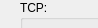
            <widget class="QWidget" name="page_3">
             <property name="geometry">
              <rect>
               <x>0</x>
               <y>0</y>
               <width>98</width>
               <height>28</height>
              </rect>
             </property>
             <attribute name="label">
              <string>PORT</string>
             </attribute>
             <widget class="QGroupBox" name="groupBox_18">
              <property name="geometry">
               <rect>
                <x>20</x>
                <y>130</y>
                <width>241</width>
                <height>131</height>
               </rect>
              </property>
              <property name="title">
               <string>Multiport:</string>
              </property>
              <widget class="QCheckBox" name="e_multi_port">
               <property name="geometry">
                <rect>
                 <x>210</x>
                 <y>10</y>
                 <width>16</width>
                 <height>16</height>
                </rect>
               </property>
               <property name="whatsThis">
                <string>Enable</string>
               </property>
               <property name="text">
                <string/>
               </property>
              </widget>
              <widget class="QWidget" name="layoutWidget">
               <property name="geometry">
                <rect>
                 <x>11</x>
                 <y>42</y>
                 <width>221</width>
                 <height>82</height>
                </rect>
               </property>
               <layout class="QGridLayout" name="gridLayout_13">
                <item row="0" column="1">
                 <widget class="QLabel" name="label_67">
                  <property name="text">
                   <string>Protocol</string>
                  </property>
                 </widget>
                </item>
                <item row="0" column="2">
                 <widget class="QCheckBox" name="protocol_not">
                  <property name="whatsThis">
                   <string>Deny</string>
                  </property>
                  <property name="text">
                   <string/>
                  </property>
                 </widget>
                </item>
                <item row="0" column="3">
                 <widget class="QComboBox" name="protocol_combobox">
                  <item>
                   <property name="text">
                    <string/>
                   </property>
                  </item>
                  <item>
                   <property name="text">
                    <string>tcp</string>
                   </property>
                  </item>
                  <item>
                   <property name="text">
                    <string>udp</string>
                   </property>
                  </item>
                  <item>
                   <property name="text">
                    <string>dccp</string>
                   </property>
                  </item>
                  <item>
                   <property name="text">
                    <string>sccp</string>
                   </property>
                  </item>
                 </widget>
                </item>
                <item row="1" column="0">
                 <widget class="QCheckBox" name="e_src_port_multi">
                  <property name="whatsThis">
                   <string>Enable</string>
                  </property>
                  <property name="text">
                   <string/>
                  </property>
                 </widget>
                </item>
                <item row="1" column="1">
                 <widget class="QLabel" name="label_68">
                  <property name="text">
                   <string>Src. port</string>
                  </property>
                 </widget>
                </item>
                <item row="1" column="2">
                 <widget class="QCheckBox" name="src_port_multi_not">
                  <property name="whatsThis">
                   <string>Deny</string>
                  </property>
                  <property name="text">
                   <string/>
                  </property>
                 </widget>
                </item>
                <item row="1" column="3">
                 <widget class="QLineEdit" name="src_port_multi_line_edit">
                  <property name="whatsThis">
                   <string>port[,port | ,port:port]...</string>
                  </property>
                 </widget>
                </item>
                <item row="2" column="0">
                 <widget class="QCheckBox" name="e_dst_port_multi">
                  <property name="whatsThis">
                   <string>Enable</string>
                  </property>
                  <property name="text">
                   <string/>
                  </property>
                 </widget>
                </item>
                <item row="2" column="1">
                 <widget class="QLabel" name="label_69">
                  <property name="text">
                   <string>dst. port</string>
                  </property>
                 </widget>
                </item>
                <item row="2" column="2">
                 <widget class="QCheckBox" name="dst_port_multi_not">
                  <property name="whatsThis">
                   <string>Deny</string>
                  </property>
                  <property name="text">
                   <string/>
                  </property>
                 </widget>
                </item>
                <item row="2" column="3">
                 <widget class="QLineEdit" name="dst_port_multi_line_edit">
                  <property name="whatsThis">
                   <string>port[,port | ,port:port]...</string>
                  </property>
                 </widget>
                </item>
               </layout>
              </widget>
             </widget>
             <widget class="QGroupBox" name="groupBox_20">
              <property name="geometry">
               <rect>
                <x>270</x>
                <y>130</y>
                <width>231</width>
                <height>131</height>
               </rect>
              </property>
              <property name="title">
               <string>ICMP:</string>
              </property>
              <widget class="QCheckBox" name="e_icmp_type">
               <property name="geometry">
                <rect>
                 <x>200</x>
                 <y>10</y>
                 <width>16</width>
                 <height>16</height>
                </rect>
               </property>
               <property name="whatsThis">
                <string>Enable</string>
               </property>
               <property name="text">
                <string/>
               </property>
              </widget>
              <widget class="QWidget" name="layoutWidget">
               <property name="geometry">
                <rect>
                 <x>11</x>
                 <y>40</y>
                 <width>211</width>
                 <height>24</height>
                </rect>
               </property>
               <layout class="QGridLayout" name="gridLayout_5">
                <item row="0" column="0">
                 <widget class="QLabel" name="label_66">
                  <property name="text">
                   <string>ICMP type</string>
                  </property>
                 </widget>
                </item>
                <item row="0" column="1">
                 <widget class="QCheckBox" name="icmp_type_not">
                  <property name="whatsThis">
                   <string>Deny</string>
                  </property>
                  <property name="text">
                   <string/>
                  </property>
                 </widget>
                </item>
                <item row="0" column="2">
                 <widget class="QLineEdit" name="icmp_type_line_edit">
                  <property name="whatsThis">
                   <string>{type[/code] | typename}</string>
                  </property>
                 </widget>
                </item>
               </layout>
              </widget>
             </widget>
             <widget class="QGroupBox" name="groupBox_21">
              <property name="geometry">
               <rect>
                <x>20</x>
                <y>0</y>
                <width>241</width>
                <height>131</height>
               </rect>
              </property>
              <property name="title">
               <string>TCP:</string>
              </property>
              <widget class="QCheckBox" name="e_tcp_Match">
               <property name="geometry">
                <rect>
                 <x>210</x>
                 <y>10</y>
                 <width>21</width>
                 <height>16</height>
                </rect>
               </property>
               <property name="whatsThis">
                <string>Enable</string>
               </property>
               <property name="text">
                <string/>
               </property>
              </widget>
              <widget class="QWidget" name="layoutWidget">
               <property name="geometry">
                <rect>
                 <x>10</x>
                 <y>42</y>
                 <width>221</width>
                 <height>82</height>
                </rect>
               </property>
               <layout class="QGridLayout" name="gridLayout_4">
                <item row="0" column="0">
                 <widget class="QCheckBox" name="e_src_port_tcp">
                  <property name="whatsThis">
                   <string>Enable</string>
                  </property>
                  <property name="text">
                   <string/>
                  </property>
                 </widget>
                </item>
                <item row="0" column="1">
                 <widget class="QLabel" name="label_58">
                  <property name="text">
                   <string>Src. port</string>
                  </property>
                 </widget>
                </item>
                <item row="0" column="2">
                 <widget class="QCheckBox" name="src_port_tcp_not">
                  <property name="whatsThis">
                   <string>Deny</string>
                  </property>
                  <property name="text">
                   <string/>
                  </property>
                 </widget>
                </item>
                <item row="0" column="3">
                 <widget class="QLineEdit" name="src_port_tcp_line_edit">
                  <property name="whatsThis">
                   <string>port[:port]</string>
                  </property>
                 </widget>
                </item>
                <item row="1" column="0">
                 <widget class="QCheckBox" name="e_dst_port_tcp">
                  <property name="statusTip">
                   <string/>
                  </property>
                  <property name="whatsThis">
                   <string>Enable</string>
                  </property>
                  <property name="text">
                   <string/>
                  </property>
                 </widget>
                </item>
                <item row="1" column="1">
                 <widget class="QLabel" name="label_59">
                  <property name="text">
                   <string>dst. port</string>
                  </property>
                 </widget>
                </item>
                <item row="1" column="2">
                 <widget class="QCheckBox" name="dst_port_tcp_not">
                  <property name="whatsThis">
                   <string>Deny</string>
                  </property>
                  <property name="text">
                   <string/>
                  </property>
                 </widget>
                </item>
                <item row="1" column="3">
                 <widget class="QLineEdit" name="dst_port_tcp_line_edit">
                  <property name="whatsThis">
                   <string>port[:port]</string>
                  </property>
                 </widget>
                </item>
                <item row="2" column="0">
                 <widget class="QCheckBox" name="e_tcp_flags">
                  <property name="whatsThis">
                   <string>Enable</string>
                  </property>
                  <property name="text">
                   <string/>
                  </property>
                 </widget>
                </item>
                <item row="2" column="1">
                 <widget class="QLabel" name="label_60">
                  <property name="text">
                   <string>TCP flags</string>
                  </property>
                 </widget>
                </item>
                <item row="2" column="2">
                 <widget class="QCheckBox" name="tcp_flags_not">
                  <property name="whatsThis">
                   <string>Deny</string>
                  </property>
                  <property name="text">
                   <string/>
                  </property>
                 </widget>
                </item>
                <item row="2" column="3">
                 <widget class="QLineEdit" name="tcp_flags_line_edit">
                  <property name="whatsThis">
                   <string>mask comp</string>
                  </property>
                 </widget>
                </item>
               </layout>
              </widget>
             </widget>
             <widget class="QGroupBox" name="groupBox_22">
              <property name="geometry">
               <rect>
                <x>270</x>
                <y>0</y>
                <width>231</width>
                <height>131</height>
               </rect>
              </property>
              <property name="title">
               <string>UDP:</string>
              </property>
              <widget class="QCheckBox" name="e_udp_Match">
               <property name="geometry">
                <rect>
                 <x>200</x>
                 <y>10</y>
                 <width>16</width>
                 <height>16</height>
                </rect>
               </property>
               <property name="whatsThis">
                <string>Enable</string>
               </property>
               <property name="text">
                <string/>
               </property>
              </widget>
              <widget class="QWidget" name="layoutWidget">
               <property name="geometry">
                <rect>
                 <x>10</x>
                 <y>41</y>
                 <width>211</width>
                 <height>53</height>
                </rect>
               </property>
               <layout class="QGridLayout" name="gridLayout_3">
                <item row="0" column="0">
                 <widget class="QCheckBox" name="e_src_port_udp">
                  <property name="whatsThis">
                   <string>Enable</string>
                  </property>
                  <property name="text">
                   <string/>
                  </property>
                 </widget>
                </item>
                <item row="0" column="1">
                 <widget class="QLabel" name="label_63">
                  <property name="text">
                   <string>Src. port</string>
                  </property>
                 </widget>
                </item>
                <item row="0" column="2">
                 <widget class="QCheckBox" name="src_port_udp_not">
                  <property name="whatsThis">
                   <string>Deny</string>
                  </property>
                  <property name="text">
                   <string/>
                  </property>
                 </widget>
                </item>
                <item row="0" column="3">
                 <widget class="QLineEdit" name="src_port_udp_line_edit">
                  <property name="whatsThis">
                   <string>port[:port]</string>
                  </property>
                 </widget>
                </item>
                <item row="1" column="0">
                 <widget class="QCheckBox" name="e_dst_port_udp">
                  <property name="whatsThis">
                   <string>Enable</string>
                  </property>
                  <property name="text">
                   <string/>
                  </property>
                 </widget>
                </item>
                <item row="1" column="1">
                 <widget class="QLabel" name="label_64">
                  <property name="text">
                   <string>dst. port</string>
                  </property>
                 </widget>
                </item>
                <item row="1" column="2">
                 <widget class="QCheckBox" name="dst_port_udp_not">
                  <property name="whatsThis">
                   <string>Deny</string>
                  </property>
                  <property name="text">
                   <string/>
                  </property>
                 </widget>
                </item>
                <item row="1" column="3">
                 <widget class="QLineEdit" name="dst_port_udp_line_edit">
                  <property name="whatsThis">
                   <string>port[:port]</string>
                  </property>
                 </widget>
                </item>
               </layout>
              </widget>
             </widget>
            </widget>
